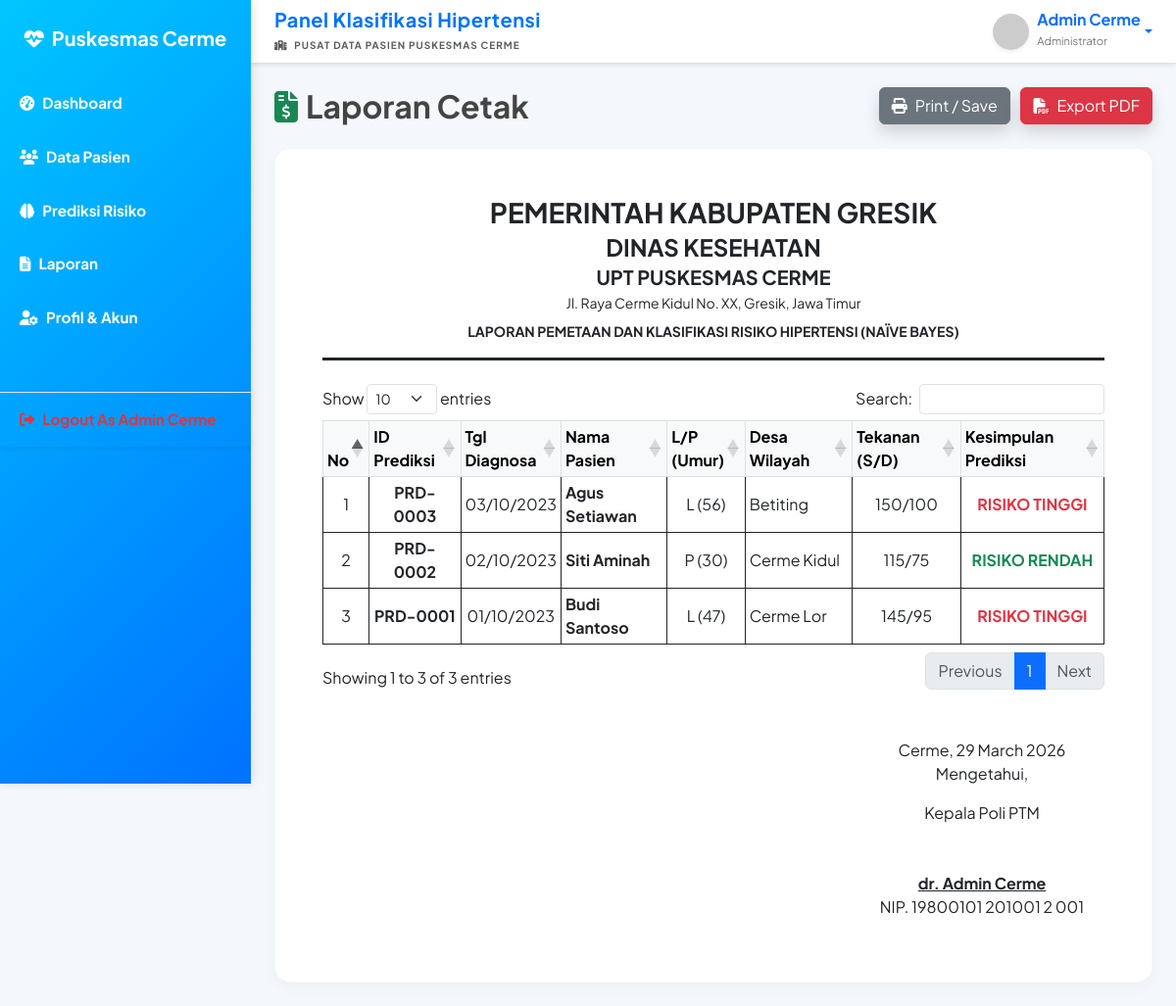
The app's page /views/laporan.php (signed in) with its own data.
### tables this page shows
CREATE TABLE hasil_prediksi (
    id_prediksi INT AUTO_INCREMENT PRIMARY KEY,
    id_pasien INT NOT NULL,
    id_atribut_kesehatan INT NOT NULL,
    tanggal_prediksi DATE NOT NULL,
    hasil_prediksi ENUM('Rendah', 'Tinggi') NOT NULL,
    FOREIGN KEY (id_pasien) REFERENCES pasien(id_pasien) ON DELETE CASCADE,
    FOREIGN KEY (id_atribut_kesehatan) REFERENCES atribut_kesehatan(id_atribut) ON DELETE CASCADE
);

CREATE TABLE pasien (
    id_pasien INT AUTO_INCREMENT PRIMARY KEY,
    nik VARCHAR(20) NOT NULL,
    nama VARCHAR(100) NOT NULL,
    jenis_kelamin ENUM('laki-laki', 'perempuan') NOT NULL,
    tanggal_lahir DATE NOT NULL,
    alamat TEXT NOT NULL,
    no_hp VARCHAR(15) NOT NULL
);

CREATE TABLE atribut_kesehatan (
    id_atribut INT AUTO_INCREMENT PRIMARY KEY,
    id_pasien INT NOT NULL,
    tanggal_pemeriksaan DATE NOT NULL,
    tekanan_sistolik INT NOT NULL,
    tekanan_diastolik INT NOT NULL,
    imt DECIMAL(5,2) NOT NULL,
    merokok ENUM('Ya', 'Tidak') NOT NULL,
    konsumsi_alkohol ENUM('Ya', 'Tidak') NOT NULL,
    kurang_buah_sayur ENUM('Ya', 'Tidak') NOT NULL,
    diabetes ENUM('Ya', 'Tidak') NOT NULL,
    riwayat_hipertensi ENUM('Ya', 'Tidak') NOT NULL,
    FOREIGN KEY (id_pasien) REFERENCES pasien(id_pasien) ON DELETE CASCADE
);

### views/laporan.php (the view, shortened to what this page needs)
<?php
require_once '../config/koneksi.php';
$query = "SELECT hp.id_prediksi, hp.tanggal_prediksi, hp.hasil_prediksi,
          p.nik, p.nama, TIMESTAMPDIFF(YEAR, p.tanggal_lahir, CURDATE()) as umur, p.jenis_kelamin, p.alamat,
          ak.tekanan_sistolik, ak.tekanan_diastolik
          FROM hasil_prediksi hp
          JOIN pasien p ON hp.id_pasien = p.id_pasien
          JOIN atribut_kesehatan ak ON hp.id_atribut_kesehatan = ak.id_atribut
          ORDER BY hp.id_prediksi DESC";
$pasien_sudah = $pdo->query($query)->fetchAll();
include '../includes/header.php';
?>
<div class="d-flex justify-content-between align-items-center mb-4">
    <h2 class="mb-0 fw-bold"><i class="fas fa-file-invoice-dollar text-success me-2"></i>Laporan Cetak</h2>
    <div>
        <button onclick="window.print()" class="btn btn-secondary shadow me-2">
            <i class="fas fa-print me-2"></i>Print / Save
        </button>
        <button id="btnPdf" class="btn btn-danger shadow">
            <i class="fas fa-file-pdf me-2"></i>Export PDF
        </button>
    </div>
</div>
<div class="card shadow border-0" id="areaLaporanPDF">
    <div class="card-body p-5">
        <div class="d-flex border-bottom border-dark border-3 pb-3 mb-4 justify-content-center align-items-center">
            <div class="text-center">
                <h3 class="fw-bold mb-1 letter-spacing">PEMERINTAH KABUPATEN GRESIK</h3>
                <h4 class="fw-bold mb-1">DINAS KESEHATAN</h4>
                <h5 class="fw-bold mb-1 text-uppercase">UPT PUSKESMAS CERME</h5>
                <p class="mb-0 small">Jl. Raya Cerme Kidul No. XX, Gresik, Jawa Timur</p>
                <p class="mb-0 small fw-bold mt-2">LAPORAN PEMETAAN DAN KLASIFIKASI RISIKO HIPERTENSI (NAÏVE BAYES)</p>
            </div>
        </div>
        <div class="table-responsive">
            <table class="table table-bordered border-dark table-sm align-middle" id="tableLaporan">
                <thead class="table-light text-center">
                    <tr>
                        <th width="3%">No</th>
                        <th width="12%">ID Prediksi</th>
                        <th width="10%">Tgl Diagnosa</th>
                        <th width="15%">Nama Pasien</th>
                        <th width="10%">L/P (Umur)</th>
                        <th width="15%">Desa Wilayah</th>
                        <th width="15%">Tekanan (S/D)</th>
                        <th width="20%">Kesimpulan Prediksi</th>
                    </tr>
                </thead>
                <tbody>
                    <?php $no=1; foreach($pasien_sudah as $p): ?>
                    <tr>
                        <td class="text-center"><?= $no++ ?></td>
                        <td class="fw-bold text-center">PRD-<?= sprintf('%04d', $p['id_prediksi']) ?></td>
                        <td class="text-center"><?= date('d/m/Y', strtotime($p['tanggal_prediksi'])) ?></td>
                        <td class="fw-bold"><?= htmlspecialchars($p['nama']) ?></td>
                        <td class="text-center"><?= $p['jenis_kelamin'] == 'laki-laki' ? 'L' : 'P' ?> (<?= $p['umur'] ?>)</td>
                        <td><?= htmlspecialchars($p['alamat']) ?></td>
                        <td class="text-center"><?= $p['tekanan_sistolik'] ?>/<?= $p['tekanan_diastolik'] ?></td>
                        <td class="text-center <?= $p['hasil_prediksi'] == 'Tinggi' ? 'text-danger fw-bold' : 'text-success fw-bold' ?>">
                            RISIKO <?= strtoupper($p['hasil_prediksi']) ?>
                        </td>
                    </tr>
                    <?php endforeach; ?>
                </tbody>
            </table>
        </div>
        <div class="mt-5 d-flex justify-content-end">
            <div class="text-center" style="width: 250px;">
                <p>Cerme, <?= date('d F Y') ?><br>Mengetahui,</p>
                <p class="mb-5">Kepala Poli PTM</p>
                <p class="mb-0 text-decoration-underline fw-bold">dr. Admin Cerme</p>
                <p>NIP. 19800101 201001 2 001</p>
            </div>
        </div>
    </div>
</div>
<?php include '../includes/footer.php'; ?>

### includes/header.php (shortened to what this page needs)
<?php
$active_role = $_SESSION['user_role'] === 'admin' ? 'Administrator' : 'Petugas';
$active_name = $_SESSION['user_name'];
$active_foto = isset($_SESSION['user_foto']) ? $_SESSION['user_foto'] : "https://ui-avatars.com/api/?name=".urlencode($active_name)."&background=198754&color=fff";
?>
<!DOCTYPE html>
<html lang="id">
<head>
    <link href="https://cdn.jsdelivr.net/npm/bootstrap@5.3.0/dist/css/bootstrap.min.css" rel="stylesheet">
    <link rel="stylesheet" href="https://cdnjs.cloudflare.com/ajax/libs/font-awesome/6.4.0/css/all.min.css">
    <link rel="stylesheet" href="https://unpkg.com/leaflet@1.9.4/dist/leaflet.css" />
    <link rel="stylesheet" href="https://cdn.datatables.net/1.13.6/css/dataTables.bootstrap5.min.css">
    <link rel="stylesheet" href="../assets/css/style.css">
</head>
<body data-bs-theme="light">
    <div class="d-flex" id="wrapper">
        <div class="bg-medical-blue text-white" id="sidebar-wrapper">
            <div class="sidebar-heading text-center py-4 fs-5 fw-bold">
                <i class="fas fa-heartbeat me-2"></i>Puskesmas Cerme
            </div>
            <div class="list-group list-group-flush shadow-sm">
                <a href="dashboard.php" class="list-group-item list-group-item-action bg-transparent text-white fw-bold"><i class="fas fa-tachometer-alt me-2"></i>Dashboard</a>
                <a href="data_pasien.php" class="list-group-item list-group-item-action bg-transparent text-white fw-bold"><i class="fas fa-users me-2"></i>Data Pasien</a>
                <a href="prediksi.php" class="list-group-item list-group-item-action bg-transparent text-white fw-bold"><i class="fas fa-brain me-2"></i>Prediksi Risiko</a>
                <a href="laporan.php" class="list-group-item list-group-item-action bg-transparent text-white fw-bold"><i class="fas fa-file-alt me-2"></i>Laporan</a>
                <a href="profil.php" class="list-group-item list-group-item-action bg-transparent text-white fw-bold"><i class="fas fa-user-cog me-2"></i>Profil & Akun</a>
                <a href="logout.php" class="list-group-item list-group-item-action bg-transparent text-danger fw-bold border-top mt-5"><i class="fas fa-sign-out-alt me-2"></i>Logout As <?= htmlspecialchars($active_name) ?></a>
            </div>
        </div>
        <div id="page-content-wrapper" class="w-100 bg-light-theme">
            <nav class="navbar navbar-expand-lg navbar-light bg-white border-bottom shadow-sm px-4">
                <div class="d-flex align-items-center">
                    <div class="d-none d-md-block animate-slide-up" style="animation-delay: 0.1s;">
                        <h5 class="mb-0 fw-bold" style="color: var(--medical-blue); letter-spacing: 0.5px;">Panel Klasifikasi Hipertensi</h5>
                        <small class="text-muted fw-bold text-uppercase" style="font-size: 10px; letter-spacing: 1px;"><i class="fas fa-hospital me-1"></i> Pusat Data Pasien Puskesmas Cerme</small>
                    </div>
                </div>
                <div class="ms-auto d-flex align-items-center">
                    <div class="dropdown">
                        <a class="text-decoration-none fw-bold text-dark-theme dropdown-toggle d-flex align-items-center" href="#" role="button" data-bs-toggle="dropdown" aria-expanded="false">
                            <img src="<?= htmlspecialchars($active_foto) ?>" class="rounded-circle me-2 object-fit-cover shadow-sm" width="37" height="37" alt="Profile">
                            <div>
                                <span class="d-block lh-1"><?= htmlspecialchars($active_name) ?></span>
                                <small class="fw-light text-muted" style="font-size: 0.7em;"><?= $active_role ?></small>
                            </div>
                        </a>
                    </div>
                </div>
            </nav>
            <div class="container-fluid p-4">

### includes/footer.php (shortened to what this page needs)
            </div>
        </div>
    </div>
</body>
</html>

### assets/css/style.css (style rules this page uses)
:root { --medical-blue-start: #00C6FF; --medical-blue-end: #0072FF; --medical-blue: #0072FF; --medical-blue-hover: #005BB5; --bs-primary: #0072FF; --bs-primary-rgb: 0, 114, 255; --bg-light: #f4f7fb; --text-light: #444; }
body[data-bs-theme="light"] { background-color: var(--bg-light); color: var(--text-light); font-family: 'Plus Jakarta Sans', system-ui, -apple-system, sans-serif !important; }
.bg-medical-blue { background: linear-gradient(135deg, var(--medical-blue-start) 0%, var(--medical-blue-end) 100%) !important; }
.card { border-radius: 1rem; border: 1px solid rgba(0,0,0,0.03) !important; box-shadow: 0 6px 15px rgba(0,0,0,0.03) !important; }
.animate-slide-up { animation: slideUpFade 0.6s cubic-bezier(0.16, 1, 0.3, 1) forwards; opacity: 0; }
#wrapper { overflow-x: hidden; position: relative; }
#sidebar-wrapper { min-height: 100vh; margin-left: -16rem; transition: margin 0.3s cubic-bezier(0.25, 0.8, 0.25, 1); width: 16rem; z-index: 1050; position: relative; box-shadow: 2px 0 10px rgba(0,0,0,0.1); }
#sidebar-wrapper .list-group-item { font-size: 0.95rem; padding: 1rem 1.25rem; border: none; transition: all 0.2s ease; }
#page-content-wrapper { width: 100%; transition: all 0.3s cubic-bezier(0.25, 0.8, 0.25, 1); }
@media (min-width: 992px) { #sidebar-wrapper { position: fixed; margin-left: 0; } }
@media (min-width: 992px) { #page-content-wrapper { margin-left: 16rem; width: calc(100% - 16rem) !important; } }

### records on screen
hasil_prediksi: id_prediksi "0003", tanggal_prediksi "03/10/2023", id_pasien.nama "Agus Setiawan", shows "L", umur "56", id_pasien.alamat "Betiting", id_atribut_kesehatan.tekanan_sistolik "150", id_atribut_kesehatan.tekanan_diastolik "100", hasil_prediksi "TINGGI"
hasil_prediksi: id_prediksi "0002", tanggal_prediksi "02/10/2023", id_pasien.nama "Siti Aminah", shows "P", umur "30", id_pasien.alamat "Cerme Kidul", id_atribut_kesehatan.tekanan_sistolik "115", id_atribut_kesehatan.tekanan_diastolik "75", hasil_prediksi "RENDAH"
hasil_prediksi: id_prediksi "0001", tanggal_prediksi "01/10/2023", id_pasien.nama "Budi Santoso", shows "L", umur "47", id_pasien.alamat "Cerme Lor", id_atribut_kesehatan.tekanan_sistolik "145", id_atribut_kesehatan.tekanan_diastolik "95", hasil_prediksi "TINGGI"

### other values on screen
$active_name "Admin Cerme"
$active_role "Administrator"
